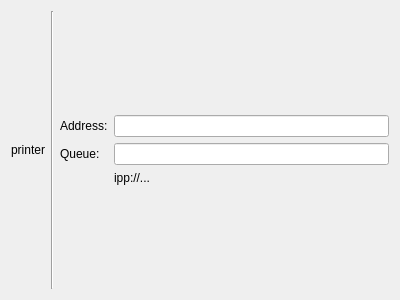
<?xml version="1.0" encoding="UTF-8"?>
<ui version="4.0">
 <class>ChooseIpp</class>
 <widget class="QWidget" name="ChooseIpp">
  <property name="geometry">
   <rect>
    <x>0</x>
    <y>0</y>
    <width>400</width>
    <height>300</height>
   </rect>
  </property>
  <property name="sizePolicy">
   <sizepolicy hsizetype="Ignored" vsizetype="Preferred">
    <horstretch>0</horstretch>
    <verstretch>0</verstretch>
   </sizepolicy>
  </property>
  <layout class="QGridLayout" name="gridLayout">
   <item row="0" column="1">
    <layout class="QVBoxLayout" name="verticalLayout">
     <property name="sizeConstraint">
      <enum>QLayout::SetMinimumSize</enum>
     </property>
     <item>
      <spacer name="verticalSpacer_3">
       <property name="orientation">
        <enum>Qt::Vertical</enum>
       </property>
       <property name="sizeHint" stdset="0">
        <size>
         <width>20</width>
         <height>40</height>
        </size>
       </property>
      </spacer>
     </item>
     <item>
      <widget class="QLabel" name="printerL">
       <property name="sizePolicy">
        <sizepolicy hsizetype="Fixed" vsizetype="Preferred">
         <horstretch>0</horstretch>
         <verstretch>0</verstretch>
        </sizepolicy>
       </property>
       <property name="text">
        <string notr="true">printer</string>
       </property>
       <property name="alignment">
        <set>Qt::AlignCenter</set>
       </property>
       <property name="margin">
        <number>7</number>
       </property>
      </widget>
     </item>
     <item>
      <spacer name="verticalSpacer_4">
       <property name="orientation">
        <enum>Qt::Vertical</enum>
       </property>
       <property name="sizeHint" stdset="0">
        <size>
         <width>20</width>
         <height>40</height>
        </size>
       </property>
      </spacer>
     </item>
    </layout>
   </item>
   <item row="0" column="2">
    <widget class="Line" name="line">
     <property name="orientation">
      <enum>Qt::Vertical</enum>
     </property>
    </widget>
   </item>
   <item row="0" column="3">
    <layout class="QFormLayout" name="formLayout">
     <property name="fieldGrowthPolicy">
      <enum>QFormLayout::ExpandingFieldsGrow</enum>
     </property>
     <property name="formAlignment">
      <set>Qt::AlignLeading|Qt::AlignLeft|Qt::AlignVCenter</set>
     </property>
     <item row="0" column="0">
      <widget class="QLabel" name="label_2">
       <property name="text">
        <string comment="@label:textbox">Address:</string>
       </property>
      </widget>
     </item>
     <item row="0" column="1">
      <widget class="KLineEdit" name="addressLE"/>
     </item>
     <item row="1" column="0">
      <widget class="QLabel" name="label_3">
       <property name="text">
        <string comment="@label:textbox">Queue:</string>
       </property>
      </widget>
     </item>
     <item row="1" column="1">
      <layout class="QHBoxLayout" name="horizontalLayout_3">
       <item>
        <widget class="KLineEdit" name="queueLE"/>
       </item>
      </layout>
     </item>
     <item row="2" column="1">
      <widget class="QLabel" name="uriL">
       <property name="text">
        <string notr="true">ipp://...</string>
       </property>
      </widget>
     </item>
    </layout>
   </item>
  </layout>
 </widget>
 <customwidgets>
  <customwidget>
   <class>KLineEdit</class>
   <extends>QLineEdit</extends>
   <header>klineedit.h</header>
  </customwidget>
 </customwidgets>
 <resources/>
 <connections/>
</ui>
